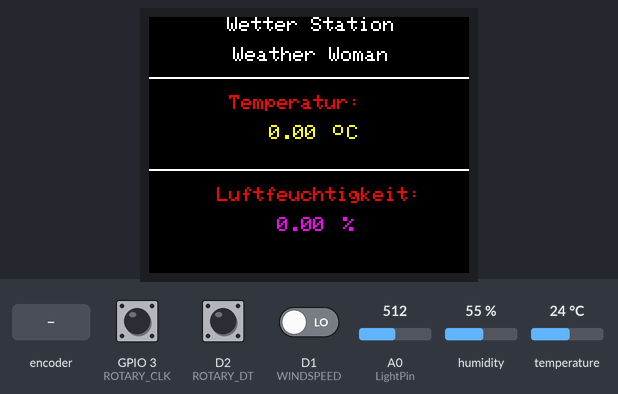
Recording of a sketch running on a simulated ESP8266 (NodeMCU). Shown: 160×128 colour display. The test bench sets the inputs (shaded band); at power-on: humidity 55 %, temperature 24 °C, GPIO 3 (ROTARY_CLK) HIGH, D2 (ROTARY_DT) HIGH, D1 (WINDSPEED) LOW, A0 (LightPin) = 512. WiFi joins after 1.5 s; servers stay silent unless stated.

Above: at 2.8 s.
2.9 s: rotary encoder on GPIO 3 (ROTARY_CLK) / D2 (ROTARY_DT) turned 3 steps (first pin leading)
At 4.5 s:
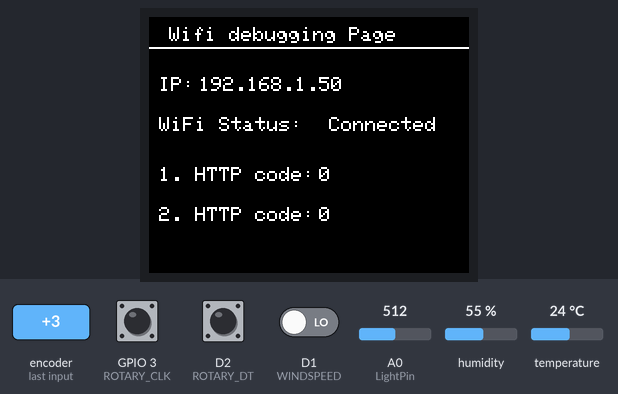
5.0 s: rotary encoder on GPIO 3 (ROTARY_CLK) / D2 (ROTARY_DT) turned 1 step (first pin leading)
At 5.7 s:
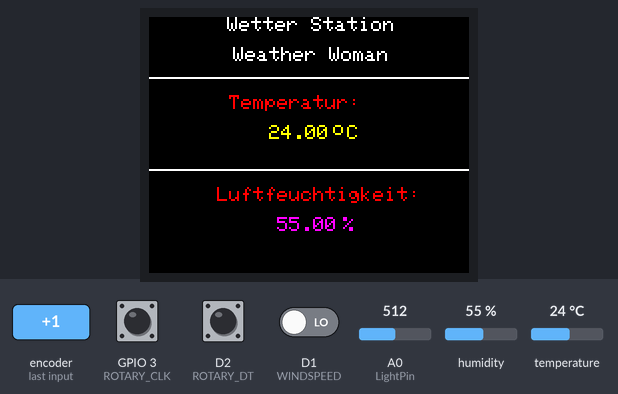
6.7 s: rotary encoder on GPIO 3 (ROTARY_CLK) / D2 (ROTARY_DT) turned 2 steps (second pin leading)
At 8.2 s:
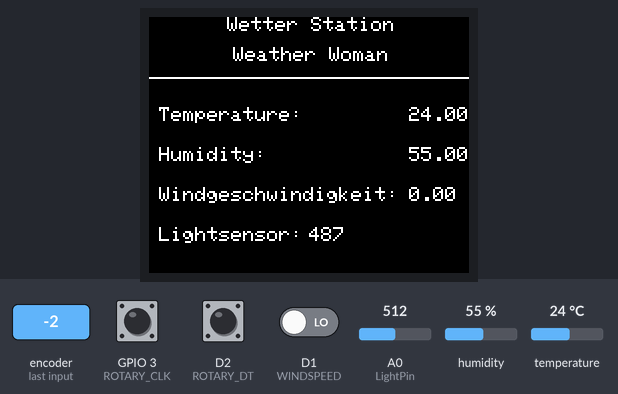
8.6 s: rotary encoder on GPIO 3 (ROTARY_CLK) / D2 (ROTARY_DT) turned 2 steps (second pin leading)
At 8.8 s:
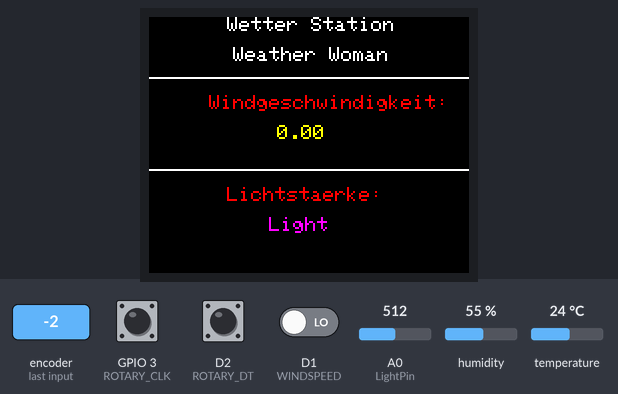
10.5 s: humidity set to 22 %
At 15.8 s:
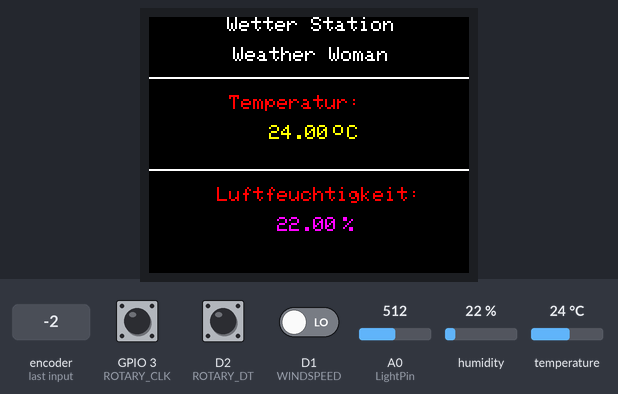
16.1 s: temperature set to 12 °C
At 21.6 s:
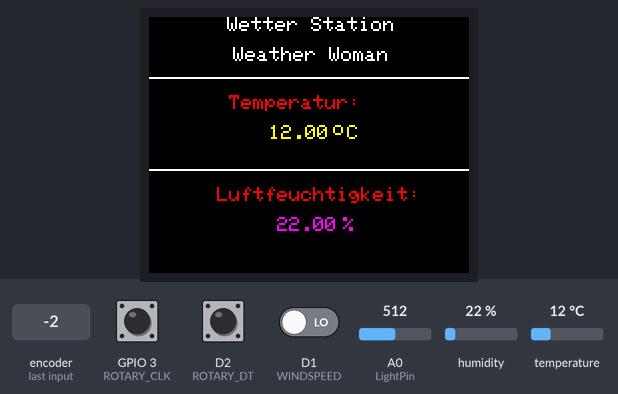
Timing chart, 0 to 22.7 s (numbered marks = the images above; inputs shaded):
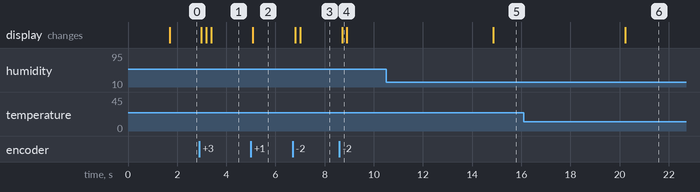

The sketch:

WeatherStation.ino
```cpp
/*
Verbindungen:
Display:
Braun [SCK]3 -> D7 (GPIO13) - 13
Weiß [SDA]4 -> D6 (GPIO12) - 11
Lila [RES]5 -> D2 (GPIO4) - 8
Weiß [RS]6 -> D1 (GPIO5) - 9
Blau [CS]7 -> D5 (GPIO14) - 10
Grün [LEDA]8 -> 3V
*/

#include <Adafruit_GFX.h>
#include <Adafruit_ST7735.h>
#include <SPI.h>
#include <DHT.h>
#include <DHT_U.h>

#include <ESP8266WiFi.h>
#include <ESP8266HTTPClient.h>
#include <WiFiClient.h>

#define TFT_CS   D3
#define TFT_RST  D4
#define TFT_DC   D6

#define TFT_SCLK D5
#define TFT_MOSI D7

//TEMP
#define T_H_PIN 1// debugging 10
#define DHT_TYPE DHT22
DHT_Unified dht(T_H_PIN, DHT_TYPE);

//Lightsensor
#define LightPin A0
int lightSensorValue = 0;
String lightIntensity = "Light";

//Rotary
// #define ROTARY_SW // Benötigt keinen Pin, da direkt an RST angeschlossen
#define ROTARY_DT D2
#define ROTARY_CLK 3 // debugging D1
int pageCounter = 0;
int rotaryCurrentState;
int rotaryLastState;

// Geschwindigkeitssensor
#define WINDSPEED D1 // debugging 9
int speedCum = 0;
double speedQuot = 0;
int apiSpeedCum = 0;
double apiSpeedQuot = 0;

/* WiFi config */
const char* ssid = "public-wohnhaus";//"iPhone von Josef";
const char* password = "";//"pw1234567890";
const char* username = "ww";
const char* apiKey = "secPW123456VerySecureWeatherStationPassword";
const char* serverName = "https://weatherstation.sharky.live/api/v1/weather";
unsigned int wifiTimeCheck = 0;
// the following variables are unsigned longs because the time, measured in milliseconds, will quickly become a bigger number than can be stored in an int.
// after 1 minute the first request is send. Than every 10 minutes
unsigned long lastTime = 0;
// Timer set to 10 minutes (=600000)
unsigned long requestTime = 60000;
IPAddress IP;
String connectionStatus = "";
int firstResponse = 0;
int secondResponse = 0;

// Bring NodeMCU into sleep mode
// https://randomnerdtutorials.com/esp8266-deep-sleep-with-arduino-ide/
// int deepSleep = 0;

int rotaryStateChange = 0;

/* Global sensor values */
float temp = 0;
float humidity = 0;

int lastLightsensorValue = 0;

// Global counter for updating values and reprinting the screen
// Counter Mechanik und kein delay wegen des Geschwindigkeitssensors
// Für normale Sensoren reicht ein delay von 1000-2000, allerdings kann in dieser Zeit der Geschwindigkeitssensor nicht messen und wird somit nicht nutzbar.
// Durch den Counter behält er seine Funktionalität und die anderen Snesoren erhalten weiterhin ihr delay von ca. 1-2 sekunden
// Eine andere, vielleicht bessere, Methode ist die Verwendung von millis(), allerdings müsste man dafür mehr Variablen verwenden, was sich aber auch im Rahmen halten sollte.
int COUNTER = 3000;

// Display setup with lib
Adafruit_ST7735 tft = Adafruit_ST7735(TFT_CS, TFT_DC, TFT_MOSI, TFT_SCLK, TFT_RST);

void setup(void) {
  setupWeatherStation();
  setupWifi(30000);
}

void loop() {
  COUNTER++;
  if(rotaryStateChange == 1) {
    rotaryStateChange = 0;
    if(pageCounter%4 == 0) {
      page1();
    } else if(pageCounter%4 == -1 || pageCounter == 3) {
      page2();
    } else if (pageCounter%4 == -2 || pageCounter == 2) {
      page3();
    } else if (pageCounter%4 == -3 || pageCounter == 1) {
      page4();
    }
  }
  if(COUNTER > 5000) {
    resetState();
    updateValues();
  }
  // Rotary Sensor
  rotary();
  // Temp and Humidity
  getHumidityAndTemp();
  // Lightsensor - works
  lightSensorRead();
  // Windspeed sensor
  windspeed();
  // send request to api
  sendHTTPRequest();

  /* Checking for deepSleep
   DeepSleep ist schwierig, da nach gewissen Anforderungen der Arduino wieder aufgeweckt werden muss, um
   1. den Wind zu messen
   2. regelämßig die Daten zu checken und an die API zu senden
   3. an und aus zu gehen, wenn der button gedrückt wird -> durch button drücken wird allerdings nur ein reset durchgeführt!
   -> man bräuchte einen zusätzlichen GPIO über welchen man das ganze besser steuern kann
  */
  // if(deepSleep%2==1)
  // {
  //   ESP.deepSleep(0);
  // }
}

/*
 * All needed setup code for  the station
 */
void setupWeatherStation() {
  //********** CHANGE PIN FUNCTION  TO GPIO **********
  // https://arduino.stackexchange.com/questions/29938/how-to-i-make-the-tx-and-rx-pins-on-an-esp-8266-01-into-gpio-pins
  //GPIO 1 (TX) swap the pin to a GPIO.
  pinMode(1, FUNCTION_3);  // debugging pinMode 0
  // To swap back pinMode(1, FUNCTION_0);
  //GPIO 3 (RX) swap the pin to a GPIO.
  pinMode(3, FUNCTION_3);  // debugging pinMode 0
  // to swap back pinMode(3, FUNCTION_0);
  //**************************************************

  /* Display */
  setupDisplay();
  rotaryStateChange = 1;
  /* Temp und Humidiy*/
  dht.begin();

  /* Rotray Encoder */
  pinMode(ROTARY_CLK, INPUT);
  pinMode(ROTARY_DT, INPUT);
  rotaryLastState = digitalRead(ROTARY_CLK);
}

/*
 * Setup the WiFi connection
 */
void setupWifi(unsigned int connectionWaitingTime) {
  // Connecting to WiFi
  WiFi.begin(ssid, password);
  connectionStatus = "Connecting";
  wifiTimeCheck = millis();
  while(WiFi.status() != WL_CONNECTED && millis() - wifiTimeCheck < connectionWaitingTime) {
    delay(500);
    connectionStatus += ".";
  }
  connectionStatus = "Connected";
  IP = WiFi.localIP();
}

/*
 * The display setup page for booting, inital WiFi connection etc.
 */
void setupDisplay() {
  tft.initR(INITR_BLACKTAB);
  tft.fillScreen(ST7735_BLACK);
  // tft.fillScreen(ST7735_BLACK);
  tft.setTextColor(ST7735_WHITE);
  // tft.setTextSize(0);
  tft.setRotation(1);
  // Print inital start
  tft.setCursor(5, 10);
  tft.setTextSize(2);
  tft.setCursor(40, 25);
  tft.println("Weather");
  tft.setCursor(40, 60);
  tft.println("Woman");
  tft.setTextSize(0);
  tft.setCursor(40, 100);
  tft.setTextSize(0);
  tft.println("Connecting ...");
}

/*
 * reset variables after updating all values
 */
void resetState() {
  COUNTER = 0;
  speedCum = 0;
}

/*
 * BMP280 Sensor for temperature and humidity
 */
void getHumidityAndTemp() {
  if((COUNTER % 2000) == 0) {
    sensors_event_t event;
    dht.humidity().getEvent(&event);
    humidity = event.relative_humidity;
    dht.temperature().getEvent(&event);
    temp = event.temperature;
    // Check if any reads failed and exit early (to try again).
    if (isnan(humidity) || isnan(temp)) {
      humidity = 0;
      temp = 0;
      return;
    }
  }
}

/*
 * Rotary encoder
 */
void rotary() {
  rotaryCurrentState = digitalRead(ROTARY_CLK);
  if (rotaryCurrentState != rotaryLastState  && rotaryCurrentState == 1){
    rotaryStateChange = 1;
    if (digitalRead(ROTARY_DT) != rotaryCurrentState) {
      pageCounter--;
    } else {
      pageCounter++;
    }
  }
  // Remember last CLK state
	rotaryLastState = rotaryCurrentState;
  delay(1);
}

/*
 * Problem: bekomme ständig 1024, sobald das Licht an ist - Widerstand bringt nichts...
 * Bringt es was die dinger in Reihe zu schalten? -> Ich glaube nicht Sinnvoll, kann aber nicht mehr als einen Sensor messen glaube ich.
 * Es sei denn ich schalte sie alle in Reihe und der die Wiederstände werden größer wenn einzelne Sensoren verdeckt werden.
 * ==> Reihenschaltung!
 */
void lightSensorRead() {
  if((COUNTER % 1000) == 0) {
    lightSensorValue = analogRead(LightPin) -25;
    if(lightSensorValue < 0) {
      lightSensorValue = 0;
    }
    if(lightSensorValue > lastLightsensorValue+10 || lightSensorValue < lastLightsensorValue-10) {
      lastLightsensorValue = lightSensorValue;
    }
    lightintensity();
  }
}

void lightintensity() {
    if (lightSensorValue < 150) {
    lightIntensity = "Dark";
  } else if (lightSensorValue < 450) {
    lightIntensity = "Dim";
  } else if (lightSensorValue < 650) {
    lightIntensity = "Light";
  } else if (lightSensorValue < 900) {
    lightIntensity = "Bright";
  } else {
    lightIntensity = "Very bright";
  }
}

// Windgeschiwindigkeitssensor
void windspeed() {
  int speed = digitalRead(WINDSPEED);
  speedCum = speedCum + speed;
  speedQuot = (double)(speedCum)/(double)1000.0; //!! vielleicht noch anpassen, wenn kostruktion steht
  apiSpeedCum += speedCum;
  apiSpeedQuot += speedQuot;
}

/*
 * WiFi
 */
void sendHTTPRequest() {
  // Send an HTTP POST request every "requestTime" minutes
  if ((millis() - lastTime) > requestTime) {
    //Check WiFi connection status
    if(WiFi.status() == WL_CONNECTED){
      WiFiClientSecure client;
      HTTPClient http;
      const int port = 443; // using https port - otherwise 301 response
      // => No fingerprint - pretty insecure
      client.setInsecure();
      client.connect(serverName, port);
      connectionStatus = "Connected";
      http.begin(client, serverName);

      http.addHeader("Content-Type", "application/json");
      http.addHeader("ww", apiKey);

      // Sending mean of wind sensor values, otherwise probably most of the time 0 -> its not windy specifically on the time the request is send - all other values get lost.
      int cumMean = apiSpeedCum / (requestTime/1000);
      double quotMean = apiSpeedQuot / (double)requestTime*(double)1000.0;
      apiSpeedCum = 0;
      apiSpeedQuot = 0;

      // creating the http post request
      int httpResponseCode = http.POST("{\"temperature\":\""+String(temp)+"\",\"humidity\":\""+String(humidity)+"\",\"lightintensity\":\""+String(lightSensorValue)+"\",\"windspeed\":\""+String(quotMean)+"\",\"windspeed_cum\":\""+String(cumMean)+"\"}");

      // saveing a few status codes
      secondResponse = firstResponse;
      firstResponse = httpResponseCode;

      // Free resources
      http.end();
    } else {
      connectionStatus = "Disconnected";
      setupWifi(3500);
    }
    lastTime = millis();
  }
}

/*
 * Pages
 */

void pageHeader() {
  tft.setTextColor(ST7735_WHITE, ST7735_BLACK);  // set text color to white and black background
  tft.setTextSize(1);
  tft.setCursor(39, 0);
  tft.print("Wetter Station");
  tft.setCursor(42, 15);
  tft.print("Weather Woman");
  tft.drawFastHLine(0, 30,  tft.width(), ST7735_WHITE);
}

void page1() {
  tft.fillScreen(ST7735_BLACK);
  pageHeader();
  // Temperature and Humidity
  tft.drawFastHLine(0, 76,  tft.width(), ST7735_WHITE);
  tft.setTextColor(ST7735_RED, ST7735_BLACK);
  tft.setCursor(40, 39);
  tft.print("Temperatur: ");
  tft.setCursor(34, 85);
  tft.print("Luftfeuchtigkeit: ");
  tft.setTextColor(ST7735_YELLOW, ST7735_BLACK);
  tft.setCursor(60, 54);
  tft.print(temp);
  tft.drawCircle(94, 56, 2, ST7735_YELLOW);  // print degree symbol ( ° )
  tft.setCursor(99, 54);
  tft.print("C");
  tft.setTextColor(ST7735_MAGENTA, ST7735_BLACK);
  tft.setCursor(64, 100);
  tft.print(humidity);
  tft.setCursor(97, 100);
  tft.print("%");
}

void page2() {
  tft.fillScreen(ST7735_BLACK);
  tft.setTextColor(ST7735_WHITE, ST7735_BLACK);  // set text color to white and black background
  tft.setTextSize(1);
  pageHeader();
  // Lichtstärke und Windgeschwindigkeit
  tft.drawFastHLine(0, 76,  tft.width(), ST7735_WHITE);
  tft.setTextColor(ST7735_RED, ST7735_BLACK);
  tft.setCursor(30, 39);
  tft.print("Windgeschwindigkeit: ");
  tft.setCursor(39, 85);
  tft.print("Lichtstaerke: ");
  tft.setTextColor(ST7735_YELLOW, ST7735_BLACK);
  tft.setCursor(64, 54);
  tft.print(speedQuot);
  tft.setTextColor(ST7735_MAGENTA, ST7735_BLACK);
  tft.setCursor(60, 100);
  tft.print(lightIntensity);
}

void page3() {
  tft.fillScreen(ST7735_BLACK);
  tft.setTextSize(0);
  tft.setTextColor(ST7735_WHITE, ST7735_BLACK);
  pageHeader();
  tft.setCursor(5,45);
  tft.println("Temperature: ");
  tft.setCursor(130, 45);
  tft.println(temp);
  tft.setCursor(5,65);
  tft.println("Humidity: ");
  tft.setCursor(130, 65);
  tft.println(humidity);
  tft.setCursor(5, 85);
  tft.println("Windgeschwindigkeit: ");
  tft.setCursor(130, 85);
  tft.println(speedQuot);
  tft.setCursor(5,105);
  tft.println("Lightsensor:");
  tft.setCursor(80, 105);
  tft.print(lightSensorValue);
}

/*
 * WiFi debudding Page
 * Data:
 * - IP-Adress
 * - Connection Status
 * - last HTTP Request
 */
void page4() {
  tft.fillScreen(ST7735_BLACK);
  tft.setTextSize(0);
  tft.setTextColor(ST7735_WHITE, ST7735_BLACK);
  tft.setTextSize(1);
  tft.setCursor(10, 5);
  tft.print("Wifi debugging Page");
  tft.drawFastHLine(0, 15,  tft.width(), ST7735_WHITE);

  tft.setCursor(5,30);
  tft.println("IP: ");
  tft.setCursor(25, 30);
  tft.println(IP);
  tft.setCursor(5,50);
  tft.println("WiFi Status: ");
  tft.setCursor(90, 50);
  tft.println(connectionStatus);
  tft.setCursor(5, 75);
  tft.println("1. HTTP code: ");
  tft.setCursor(85, 75);
  tft.println(firstResponse);
  tft.setCursor(5,95);
  tft.println("2. HTTP code: ");
  tft.setCursor(85, 95);
  tft.print(secondResponse);
}

void updateValues() {
  if(pageCounter%4 == 0) {
      // update values page 1
      tft.setTextColor(ST7735_YELLOW, ST7735_BLACK);
      tft.setCursor(60, 54);
      tft.print(temp);
      tft.setTextColor(ST7735_MAGENTA, ST7735_BLACK);
      tft.setCursor(64, 100);
      tft.print(humidity);
    } else if(pageCounter%4 == -1 || pageCounter == 3) {
      // update values page 2
      tft.setTextColor(ST7735_YELLOW, ST7735_BLACK);
      tft.setCursor(64, 54);
      tft.print(speedQuot);
      tft.setTextColor(ST7735_MAGENTA, ST7735_BLACK);
      tft.setCursor(60, 100);
      tft.print(lightIntensity);
    } else if (pageCounter%4 == -2 || pageCounter == 2) {
      // update values page 3
      tft.setTextColor(ST7735_WHITE, ST7735_BLACK);
      tft.setCursor(130, 45);
      tft.println(temp);
      tft.setCursor(130, 65);
      tft.println(humidity);
      tft.setCursor(130, 85);
      // vielleicht noch speedCum hier einbauen
      tft.println(speedQuot);
      tft.setCursor(80, 105);
      // tft.setTextColor(ST7735_BLACK, ST7735_BLACK);
      // tft.print("XXXX");
      // tft.setTextColor(ST7735_WHITE, ST7735_BLACK);
      tft.print(lightSensorValue);
    } else if (pageCounter%4 == -3 || pageCounter == 1) {
      // update values page 4
      tft.setTextColor(ST7735_WHITE, ST7735_BLACK);
      tft.setCursor(25, 30);
      tft.println(IP);
      tft.setCursor(90, 50);
      tft.println(connectionStatus);
      tft.setCursor(85, 75);
      tft.println(firstResponse);
      tft.setCursor(85, 95);
      tft.print(secondResponse);
    }
}
```

Measured:
- after the input at 2.9 s, the display: first changes after 0.08 s (image 1 shows a later state)
- after the input at 5.0 s, the display: changes after 0.08 s (image 2)
- after the input at 6.7 s, the display: first changes after 0.11 s (image 3 shows a later state)
- after the input at 8.6 s, the display: changes after 0.11 s (image 4)
- after the input at 10.5 s, the display: changes after 4.4 s (image 5)
- after the input at 16.1 s, the display: changes after 4.1 s (image 6)
